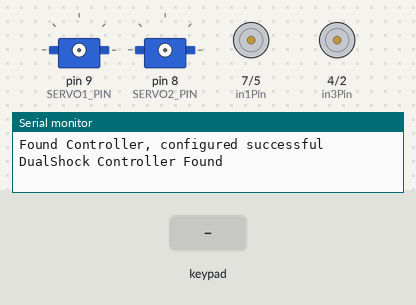
Bench run of a sketch on a simulated Arduino Uno, built with avr-gcc and run on an emulated ATmega328P. Parts: 2 × servo, motor-driver pin pairs drawn as motors (green arrow = first pin HIGH = forward, orange = second pin HIGH = backward, longer = more drive, scaled by the enable pin), the last lines printed to the serial monitor. The inputs (shaded band) are chosen by the test bench.

Above: at 1.2 s.
1.3 s: key 'U' pressed
At 1.51 s:
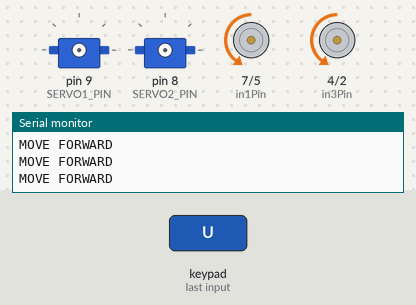
3.2 s: key 'D' pressed
At 3.43 s:
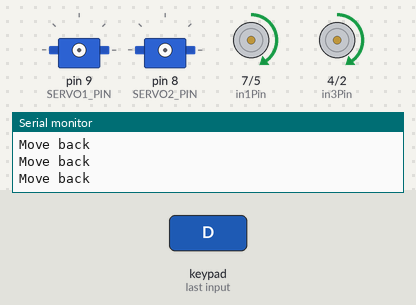
5.1 s: key 'L' pressed
At 5.35 s:
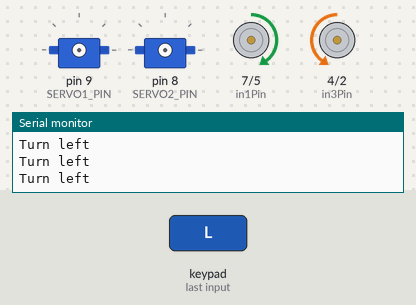
7.0 s: key 'R' pressed
At 7.21 s:
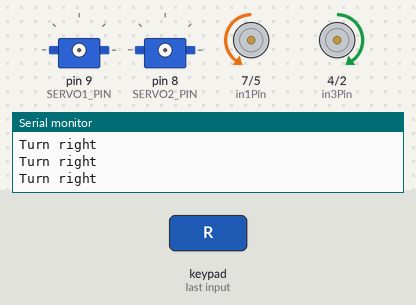
8.9 s: key 'X' pressed
10.4 s: key 'O' pressed
Timing chart, 0 to 12.9 s (numbered marks = the images above; inputs shaded):
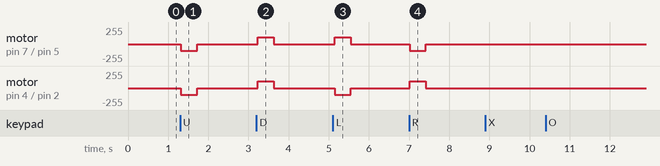

The sketch:

XE_ROBOT_Su_dung_tay_game_PS2.ino
```cpp
/*****************************/
// CHUONG TRINH DIEU KHIEN ROBOTICS THPT NGUYEN DU
// Create by Le Quyen
// Date: 23/04/2021
/*****************************/

//Ket noi Bluetooth HC-06,HC-05 (neu HC-05 chi dung 4 pin: +5V,GND,TX,RX)
// Bluetooth HC-06/HC-05   <----> Arduino SENSor Shield V5.0 (4pin TX,RX,-,+)
//      RX                 -NOI-            TX
//      TX                 -NOI-            RX
//      GND                -NOI-            -
//      +5V                -NOI-            +
#include <Wire.h> //Includes I2C Lib
#include <NewPing.h>
#include <Servo.h>
#include <PS2X_lib.h>

#define PS2_DAT 13 // data
#define PS2_CMD 11 //command
#define PS2_SEL 10 // attention
#define PS2_CLK 12 //clock
#define SERVO1_PIN 9   //Chân servo điều khiển cánh tay - nối 9 Shield V5.0
#define SERVO2_PIN 8  //Chân servo điều khiển tay kẹp - nối 8 Shield V5.0
#define MAX_DISTANCE 200
#define MAX_SPEED 235 // sets speed of DC  motors
#define MAX_SPEED_OFFSET 20

Servo myservo1;     //Servo điều khiển cánh tay
Servo myservo2;     //Servo điều khiển tay kẹp
PS2X ps2x;

// Nối chân L298N với shield V5.0
const int enAPin = 6; // (V5) chân 6 - ENA (L298N)
const int in1Pin = 7; // (V5) chân 7 - IN1 (L298N)
const int in2Pin = 5; // (V5) chân 5 - IN2 (L298N)
const int in3Pin = 4; // (V5) chân 4 - IN3 (L298N)
const int in4Pin = 2; // (V5) chân 2 - IN4 (L298N)
const int enBPin = 3; // (V5) chân 3 - ENB (L298N

int command;               //bien luu trang thai Bluetooth
int speedCar    = 100;     // toc do 50 - 255.
int speed_Coeff = 4;       // he so suy giam <=> giam may lan toc do
//int setservo1 = 0;
//int setservo2 = 0;
int error = 0;
byte type = 0;
byte vibrate = 0;

void setup() {

      pinMode(enAPin, OUTPUT);
      pinMode(in1Pin, OUTPUT);
      pinMode(in2Pin, OUTPUT);
      pinMode(in3Pin, OUTPUT);
      pinMode(in4Pin, OUTPUT);
      pinMode(enBPin, OUTPUT);
      //Dừng cả 2 mô tơ
      Serial.begin(9600); //Init Serial port rate set to 9600

      //myservo1.attach(SERVO1_PIN);         //servo1 nối chân số 9 Shield V5.0
      //myservo2.attach(SERVO2_PIN);         //servo2 nối chân số 8 Shield V5.0
     //myservo2.write(0);
      error = ps2x.config_gamepad(PS2_CLK, PS2_CMD, PS2_SEL, PS2_DAT,false, false);   //setup pins and settings:  GamePad(clock, command, attention, data, Pressures?, Rumble?) check for error

 // Check for error
 if(error == 0){
  Serial.println("Found Controller, configured successful");
 }

 else if(error == 1)
  Serial.println("No controller found, check wiring or reset the Arduino");

 else if(error == 2)
  Serial.println("Controller found but not accepting commands");

 else if(error == 3)
  Serial.println("Controller refusing to enter Pressures mode, may not support it.");

 // Check for the type of controller
 type = ps2x.readType();
 switch(type) {
  case 0:
    Serial.println("Unknown Controller type");
    break;
  case 1:
    Serial.println("DualShock Controller Found");
    break;
  case 2:
    Serial.println("GuitarHero Controller Found");
    break;
  }
}

void loop() {
  //if (Serial.available() > 0) {
  //    command = Serial.read();
      digitalWrite(in1Pin,LOW);
      digitalWrite(in2Pin,LOW);
      digitalWrite(in3Pin,LOW);
      digitalWrite(in4Pin,LOW);
      analogWrite(enAPin, 0);
      analogWrite(enBPin, 0);       //Initialize with motors stopped.
      //Serial.println(command);

     /* switch (command) {
          case 'F':goAhead();break;
          case 'B':goBack();break;
          case 'L':goLeft();break;
          case 'R':goRight();break;
          case 'I':goAheadRight();break;
          case 'G':goAheadLeft();break;
          case 'J':goBackRight();break;
          case 'H':goBackLeft();break;
          case 'S': stopRobot();break;
          case '1':nang();break;
          case '2':ha();break;
          case '3':nha();break;
          case '4':kep();break;
          //case '5':speedCar = 175;break;
          //case '6':speedCar = 190;break;
          //case '7':speedCar = 205;break;
          //case '8':speedCar = 220;break;
          //case '9':speedCar = 235;break;
          //case 'q':speedCar = 255;break;

       }
  }*/
if(error == 1) //skip loop if no controller found
  return;

else { //DualShock Controller

     ps2x.read_gamepad(false, vibrate); // disable vibration of the controller
    // MOVE FORWARD
     if(ps2x.Button(PSB_PAD_UP)) {
        digitalWrite(in1Pin,LOW);
      digitalWrite(in2Pin,HIGH);         // LEFT tien
      digitalWrite(in3Pin,LOW);
      digitalWrite(in4Pin,HIGH);         // RIGHT tien
      analogWrite(enAPin, speedCar);
      analogWrite(enBPin, speedCar);
        Serial.println("MOVE FORWARD");
      }
      // TURN RIGHT
      if(ps2x.Button(PSB_PAD_RIGHT)){
        digitalWrite(in1Pin,LOW);
      digitalWrite(in2Pin,HIGH);         // LEFT tien
      digitalWrite(in3Pin,HIGH);
      digitalWrite(in4Pin,LOW);          // RIGHT lui
      analogWrite(enAPin, speedCar);
      analogWrite(enBPin, speedCar);
        Serial.println("Turn right");
      }
      // TURN LEFT
      if(ps2x.Button(PSB_PAD_LEFT)){
        digitalWrite(in1Pin,HIGH);
      digitalWrite(in2Pin,LOW);         // LEFT lui
      digitalWrite(in3Pin,LOW);
      digitalWrite(in4Pin,HIGH);         // RIGHT tien
      analogWrite(enAPin, speedCar);
      analogWrite(enBPin, speedCar);
        Serial.println("Turn left");
      }
      // MOVE BACK
      if(ps2x.Button(PSB_PAD_DOWN)){
       digitalWrite(in1Pin,HIGH);
      digitalWrite(in2Pin,LOW);         // LEFT lui
      digitalWrite(in3Pin,HIGH);
      digitalWrite(in4Pin,LOW);         // RIGHT lui
      analogWrite(enAPin, speedCar);
      analogWrite(enBPin, speedCar);
        Serial.println("Move back");
      }
      if (ps2x.ButtonPressed(PSB_GREEN)) {
        myservo1.attach(SERVO1_PIN);
       int setservo1 = 140;
        setservo1 = map(setservo1,180,0,225,0);
        myservo1.write(setservo1);
        delay(200);
        myservo1.detach();
        delay(200);
        Serial.println("Nâng");
      }
       if (ps2x.ButtonPressed(PSB_BLUE)) {
        myservo1.attach(SERVO1_PIN);
       int setservo1 = 30;
        setservo1 = map(setservo1,0,180,0,225);
        myservo1.write(setservo1);
        delay(200);
        myservo1.detach();
        delay(200);
        Serial.println("Hạ");
      }
       if (ps2x.ButtonPressed(PSB_PINK)) {
        myservo2.attach(SERVO2_PIN);
        int setservo2 = 82;
        setservo2 = map(setservo2,180,0,225,0);
        myservo2.write(setservo2);
        delay(1000);
        myservo2.detach();
        delay(200);
        Serial.println("Kẹp");
        Serial.println(setservo2);
      }

       if (ps2x.ButtonPressed(PSB_RED)) {
         myservo2.attach(SERVO2_PIN);
        int setservo2 = 45;
        setservo2 = map(setservo2,0,180,0,225);
        myservo2.write(setservo2);
        delay(200);
        myservo2.detach();
        delay(200);
        Serial.println("Nhả");
        Serial.println(setservo2);
      }
     if (ps2x.ButtonPressed(PSB_R1)) {
        myservo2.attach(SERVO2_PIN);
        int setservo2 = 98;
        setservo2 = map(setservo2,180,0,225,0);
        myservo2.write(setservo2);
        delay(200);
        myservo2.detach();
        delay(200);
        Serial.println("Kẹp cờ");
        }
     int rx = ps2x.Analog(PSS_RX);
     if (rx > 129){
        digitalWrite(in1Pin,LOW);
      digitalWrite(in2Pin,HIGH);         // LEFT tien
      digitalWrite(in3Pin,HIGH);
      digitalWrite(in4Pin,LOW);          // RIGHT lui
      analogWrite(enAPin, rx);
      analogWrite(enBPin, rx);
        Serial.println("Turn right");
      Serial.println("Stick phải");
     }
     if (rx < 127){
        digitalWrite(in1Pin,HIGH);
      digitalWrite(in2Pin,LOW);         // LEFT lui
      digitalWrite(in3Pin,LOW);
      digitalWrite(in4Pin,HIGH);         // RIGHT tien
      analogWrite(enAPin, speedCar);
      analogWrite(enBPin, speedCar);
        Serial.println("Stick trái");
     }
     int ly = ps2x.Analog(PSS_LY);
     if (ly < 127){
       digitalWrite(in1Pin,LOW);
      digitalWrite(in2Pin,HIGH);         // LEFT tien
      digitalWrite(in3Pin,LOW);
      digitalWrite(in4Pin,HIGH);         // RIGHT tien
      analogWrite(enAPin, 255-ly);
      analogWrite(enBPin, 255-ly);
       Serial.println("Stick lên");
     }
     if (ly > 129){
       digitalWrite(in1Pin,HIGH);
      digitalWrite(in2Pin,LOW);         // LEFT lui
      digitalWrite(in3Pin,HIGH);
      digitalWrite(in4Pin,LOW);         // RIGHT lui
      analogWrite(enAPin, ly);
      analogWrite(enBPin, ly);
        Serial.println("Move back");
      Serial.println("Stick xuống");
     }
     /*if ((lx < 127) and (ly < 127)){
      Serial.println("Stick lên trái");
     }
       if ((lx > 129) and (ly < 127)){
      Serial.println("Stick lên phải");
     }*/

      if (!ps2x.Button(PSB_PAD_DOWN) && !ps2x.Button(PSB_PAD_UP) && !ps2x.Button(PSB_PAD_RIGHT) && !ps2x.Button(PSB_PAD_LEFT) && (rx >= 127) && (rx <=129) && (ly >=127) && (ly <= 129)){
      digitalWrite(in1Pin,LOW);
      digitalWrite(in2Pin,LOW);
      digitalWrite(in3Pin,LOW);
      digitalWrite(in4Pin,LOW);
      analogWrite(enAPin, 0);
      analogWrite(enBPin, 0);
      }

 delay(50);
 }

}
```

Measured:
- after the input at 1.3 s, motor on pin 7 (in1Pin) / pin 5 (in2Pin), motor on pin 4 (in3Pin) / pin 2 (in4Pin): stopped → backward 100/255 at once, → stopped 0.40 s later
- after the input at 3.2 s, motor on pin 7 (in1Pin) / pin 5 (in2Pin), motor on pin 4 (in3Pin) / pin 2 (in4Pin): stopped → forward 100/255 at once, → stopped 0.40 s later
- after the input at 5.1 s, motor on pin 7 (in1Pin) / pin 5 (in2Pin): stopped → forward 100/255 after 0.05 s, → stopped 0.40 s later; motor on pin 4 (in3Pin) / pin 2 (in4Pin): stopped → backward 100/255 after 0.05 s, → stopped 0.40 s later
- after the input at 7.0 s, motor on pin 7 (in1Pin) / pin 5 (in2Pin): stopped → backward 100/255 at once, → stopped 0.40 s later; motor on pin 4 (in3Pin) / pin 2 (in4Pin): stopped → forward 100/255 at once, → stopped 0.40 s later
